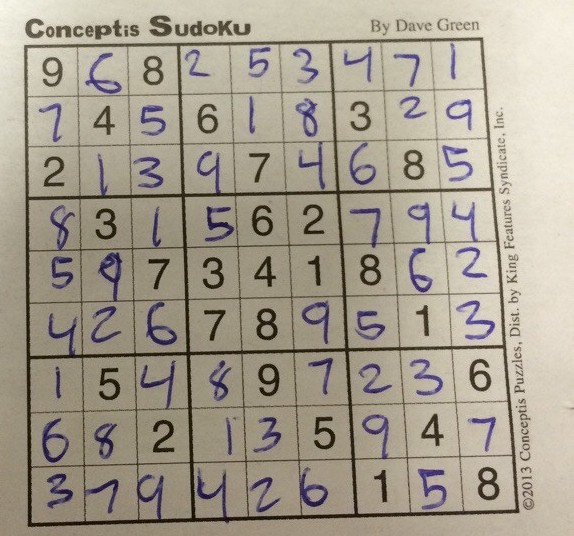
#> input picture Lab3/sudoku.jpg, 574 x 536 px, found by its file name
$ python sudoku.py
#> lines starting #> are read from the running program, lines starting #| are printed output that depends on the picture; after the words box and inside, x2 and y2 are one past the last pixel; in counts of white or black regions, pixels touching at a corner belong together
#!python2

######################################################
#
#	(C) Michael Kane 2017
#
#	Student No: C14402048
#	Course: DT211C
# 	Date: 28/09/2017
#
#	Title: Lab 3 Sudoku.
#
# 	Introduction:
#
#	Describe the algorithm here
#	Preferably use a systematic approach
#	e.g. step-by-step
#	or pseudo-code
#	Give an overview
#	Comment on experiments
# 	Use References (Harvard Referencing Standard) - no Web Links


# import the necessary packages:
import numpy as np
import cv2
from matplotlib import pyplot as plt
from matplotlib import image as image
import easygui

#Opening an image from a file:
image = cv2.imread("Sudoku.jpg")
#> image is the input picture: shape (536, 574, 3); mean B, G, R 142.9, 157.7, 166

grayscale = cv2.cvtColor(image, cv2.COLOR_BGR2GRAY)
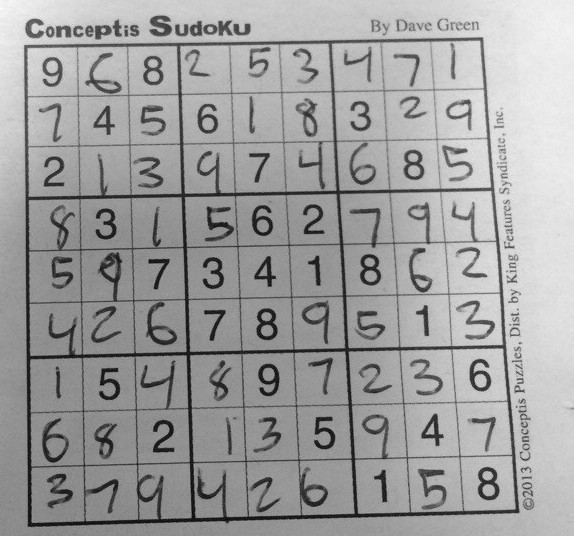
#> grayscale: shape (536, 574); min 5, max 250, mean 158.5

B = cv2.adaptiveThreshold(grayscale, maxValue = 255,
adaptiveMethod = cv2.ADAPTIVE_THRESH_GAUSSIAN_C,
thresholdType = cv2.THRESH_BINARY,
blockSize = 15,C = 10)
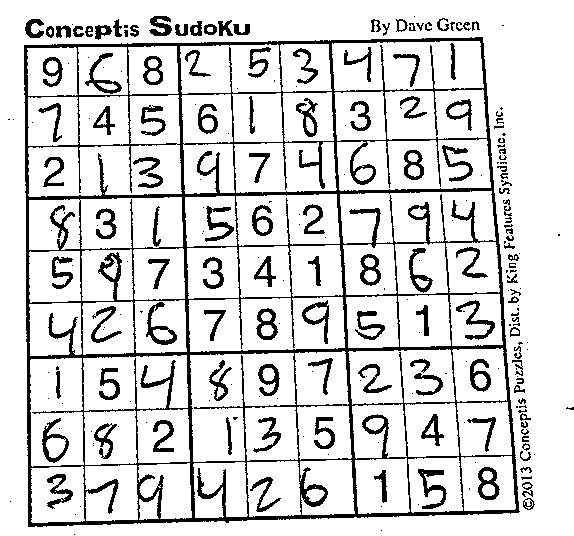
#> B: shape (536, 574); 84.5% white; 252 black regions (120 under 20 px), largest, box (x1, y1, x2, y2) and area: (24, 37, 520, 527) 26341, (418, 469, 447, 509) 419, (456, 300, 495, 340) 395

# Showing an image on the screen (OpenCV):
cv2.imshow("sudoku", B)
key = cv2.waitKey(0)
#> (key q is pressed here)


# [13 lines of commented-out code are left out]

$ run again, with Lab3/water.jpg copied over Lab3/sudoku.jpg
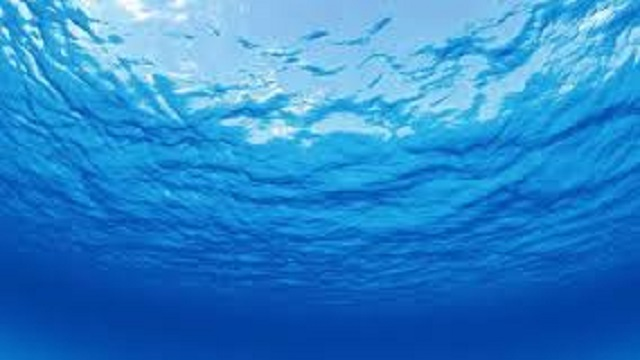
#> input picture Lab3/water.jpg, 640 x 360 px, found by its file name
#> image is the input picture: shape (360, 640, 3); mean B, G, R 204.6, 134.2, 43.1
#> `grayscale = cv2.cvtColor(image, cv2.COLOR_BGR2GRAY)`:
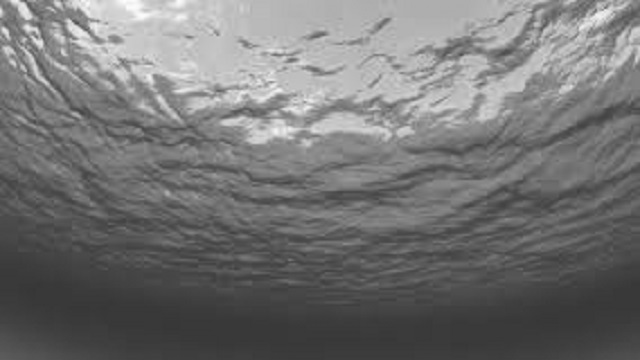
#> grayscale: shape (360, 640); min 54, max 254, mean 115
#> `B = cv2.adaptiveThreshold(grayscale, maxValue = 255, adaptiveMethod = ..`:
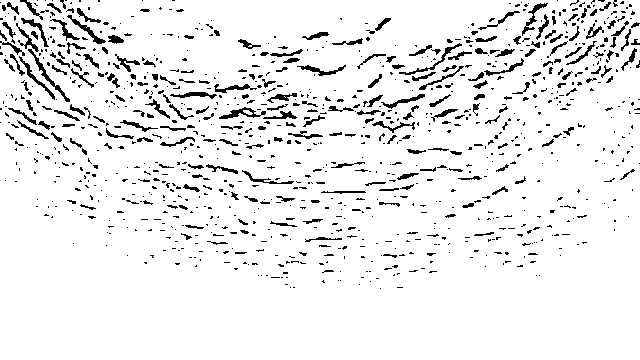
#> B: shape (360, 640); 92.6% white; black in thin lines or dots, all inside (x1, y1, x2, y2) = (0, 0, 640, 289)
